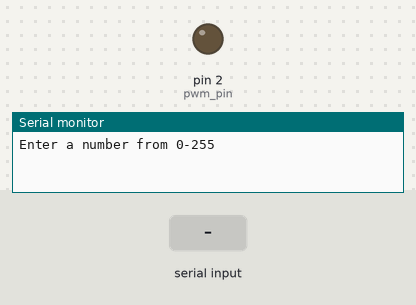
Bench run of a sketch on a simulated Arduino Uno, built with avr-gcc and run on an emulated ATmega328P. Parts: output pins drawn as LEDs (lit = HIGH), the last lines printed to the serial monitor. Inputs (shaded band) come from the test bench.

Above: at 1.2 s.
1.3 s: "200\n" received over Serial
At 2.7 s:
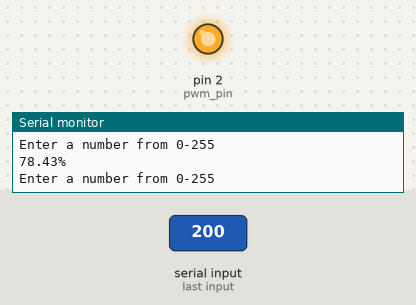
3.8 s: "90,45\n" received over Serial
At 5.9 s:
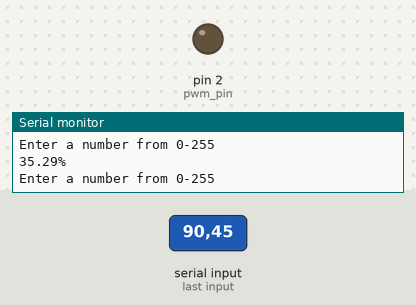
Timing chart, 0 to 7.4 s (numbered marks = the images above; inputs shaded):
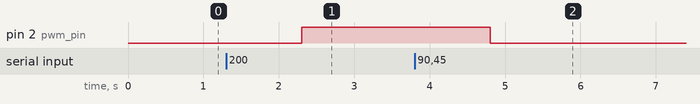

The sketch:

lab9_3.ino
```cpp
#define pwm_pin 2
int pot_signal;
int duty_cycle;

void setup() {
 Serial.begin(9600);
 pinMode(A0,INPUT);
}
void loop() {
 Serial.println("Enter a number from 0-255");
 while (Serial.available() == 0) {} // wait for input
 duty_cycle = Serial.readString().toInt();
 analogWrite(pwm_pin, duty_cycle);
 Serial.print((float)duty_cycle*100.0/255.0);
 Serial.println("%");
}
```

Measured:
- after the input at 1.3 s, pin 2 (pwm_pin): LOW → HIGH after 1.0 s
- after the input at 3.8 s, pin 2 (pwm_pin): HIGH → LOW after 1.0 s
